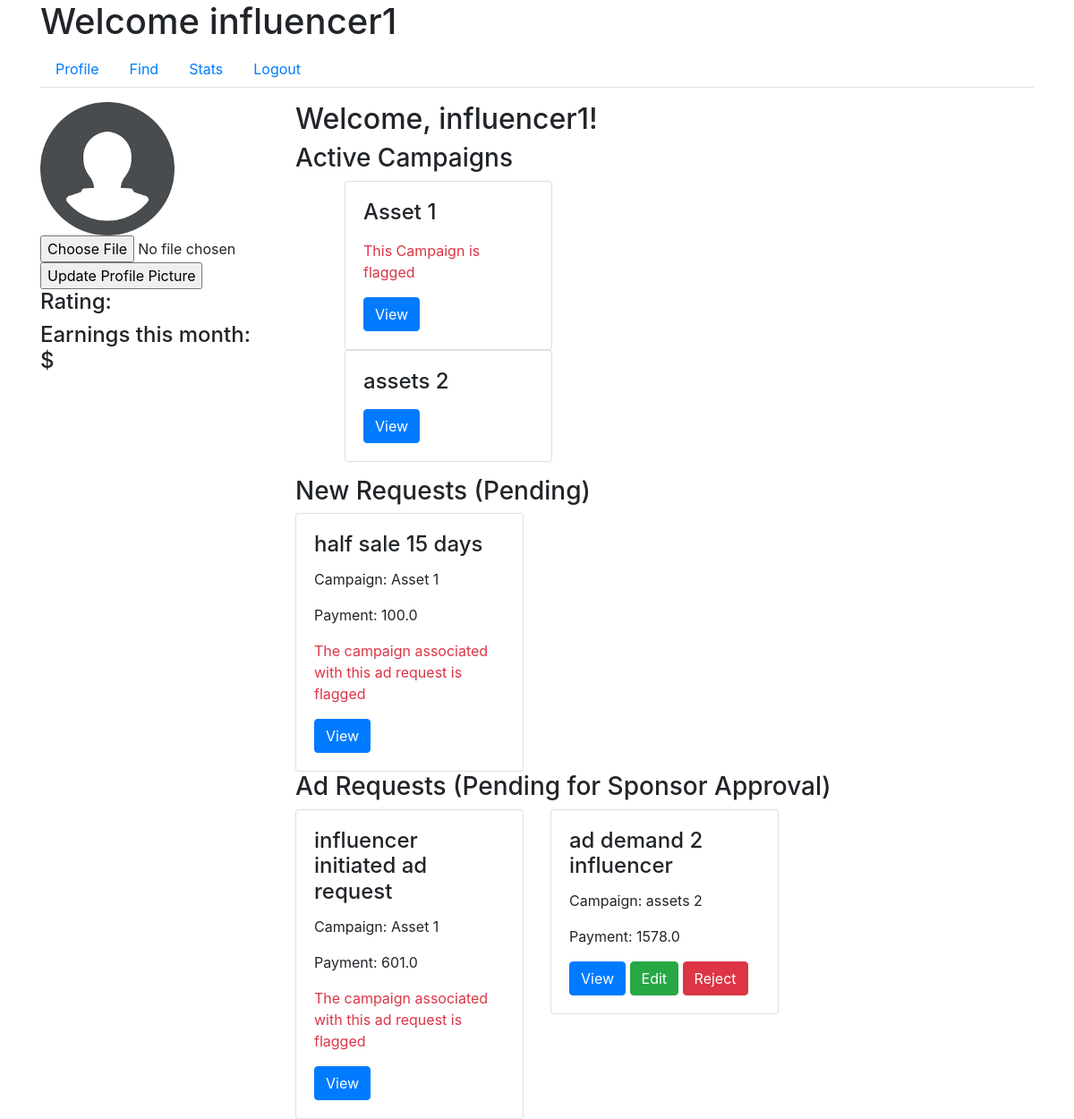
The app's page /influencer/profile (signed in), older data.
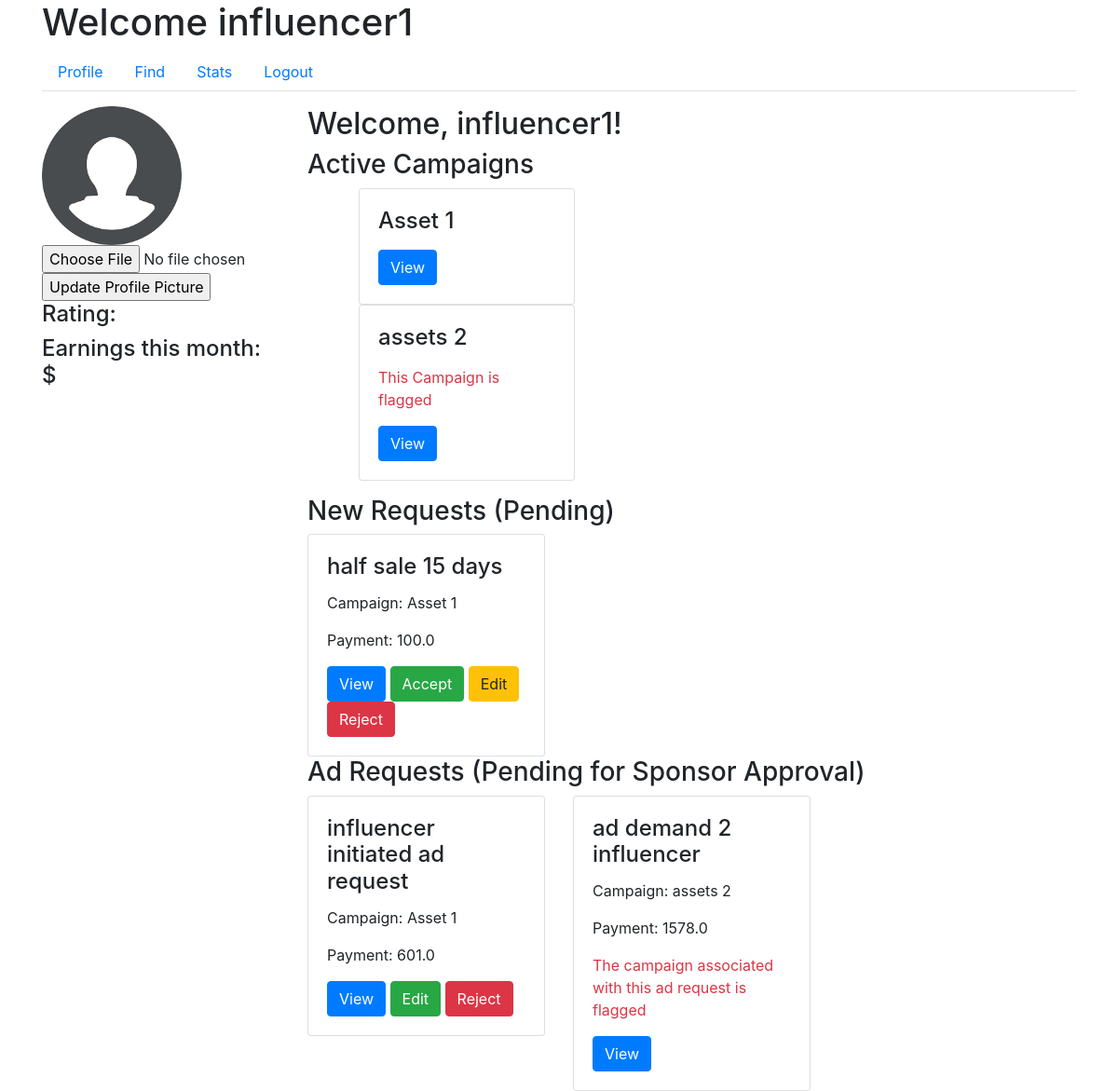
The same page, newer data.
### app/models.py (models this page shows, shortened)
class User(UserMixin, db.Model):
    id = db.Column(db.Integer, primary_key=True)
    username = db.Column(db.String(64), unique=True, nullable=False)
    email = db.Column(db.String(120), unique=True, nullable=False)
    password_hash = db.Column(db.String(128), nullable=False)
    role = db.Column(db.String(20), nullable=False)
    industry = db.Column(db.String(120))  # For Sponsors
    platforms = db.Column(db.Text)  # For Influencers
    category = db.Column(db.String(120))  # For Influencers
    niche = db.Column(db.String(120))  # For Influencers
    profile_pic = db.Column(db.String(20), nullable=False, default='download.png')
    flag = db.Column(db.Boolean, default=False, nullable=False)  # Add flag column

class Campaign(db.Model):
    id = db.Column(db.Integer, primary_key=True)
    name = db.Column(db.String(100), nullable=False)
    description = db.Column(db.Text, nullable=False)
    budget = db.Column(db.Float, nullable=False)
    visibility = db.Column(db.String(10), nullable=False)  # 'public', 'private'
    start_date = db.Column(db.Date, nullable=False)
    end_date = db.Column(db.Date, nullable=False)
    user_id = db.Column(db.Integer, db.ForeignKey('user.id'), nullable=False)
    ad_requests = db.relationship('AdRequest', backref='campaign', lazy=True)
    flag = db.Column(db.Boolean, default=False, nullable=False)  # Add flag column

class AdRequest(db.Model):
    id = db.Column(db.Integer, primary_key=True)
    campaign_id = db.Column(db.Integer, db.ForeignKey('campaign.id'), nullable=False)
    influencer_id = db.Column(db.Integer, db.ForeignKey('user.id'), nullable=False)
    requirements = db.Column(db.Text, nullable=False)
    payment_amount = db.Column(db.Float, nullable=False)
    status_influencer = db.Column(db.String(10), nullable=False)
    status_sponsor = db.Column(db.String(10), nullable=False)

### app/routes.py (the view)
@main.route('/influencer/profile')
@login_required
def influencer_profile():
    if current_user.role != 'influencer':
        return redirect(url_for('main.home'))
    influencer = current_user
    public_influencer = User.query.filter_by(username='Public').first()
    active_campaigns = Campaign.query.join(AdRequest, Campaign.id == AdRequest.campaign_id)\
    .filter(AdRequest.status_influencer == 'Accepted', ((AdRequest.influencer_id == influencer.id) | (AdRequest.influencer_id == public_influencer.id))).all()
    print(active_campaigns)
    new_requests = AdRequest.query.filter(
        (AdRequest.influencer_id == public_influencer.id) |
        (AdRequest.influencer_id == influencer.id),
        AdRequest.status_influencer == 'Pending'
    ).all()
    sponsor_pending_request = AdRequest.query.filter_by(influencer_id=influencer.id, status_sponsor='Pending').all()
    return render_template('influencer_profile.html',
                           influencer=influencer,
                           active_campaigns=active_campaigns,
                           new_requests=new_requests,
                           sponsor_pending_request=sponsor_pending_request)

### app/models.py (called while the page is built)
@login_manager.user_loader
def load_user(user_id):
    return User.query.get(int(user_id))

### app/templates/influencer_profile.html (shortened to what this page needs)
{% extends "influencer_dashboard.html" %}
{% block tab_content %}
<div class="row">
    <div class="col-md-3">
        <div class="profile-sidebar">
            <img src="{{ url_for('static', filename='profile_pics/' + current_user.profile_pic) }}" alt="Profile Picture">
            <form action="{{ url_for('main.update_profile_pic') }}" method="POST" enctype="multipart/form-data">
                <input type="file" name="profile_pic">
                <input type="submit" value="Update Profile Picture">
            </form>
            <div class="profile-stats">
                <h4>Rating: {{ influencer.rating }}</h4>
                <h4>Earnings this month: ${{ influencer.earnings }}</h4>
            </div>
        </div>
    </div>
    <div class="col-md-9">
        <div class="profile-main">
            <h2>Welcome, {{ current_user.username }}!</h2>
            <h3>Active Campaigns</h3>
            <ul>
                {% for campaign in active_campaigns %}
                <div class="col-md-4">
                    <div class="request-box card">
                        <div class="card-body">
                            <h4 class="card-title">{{ campaign.name }}</h4>
                            {% if campaign.flag == 1 %}
                                <p class="text-danger">This Campaign is flagged</p>
                            {% endif %}
                            <button class="btn btn-primary" data-toggle="modal" data-target="#campaignModal" data-id="{{ campaign.id }}">View</button>
                        </div>
                    </div>
                </div>
                {% endfor %}
            </ul>
            <h3>New Requests (Pending)</h3>
            <div class="row">
                {% for request in new_requests %}
                <div class="col-md-4">
                    <div class="request-box card">
                        <div class="card-body">
                            <h4 class="card-title">{{ request.requirements }}</h4>
                            <p class="card-text">Campaign: {{ request.campaign.name }}</p>
                            <p class="card-text">Payment: {{ request.payment_amount }}</p>
                            {% if request.campaign.flag == 1 %}
                                <p class="text-danger">The campaign associated with this ad request is flagged</p>
                            {% endif %}
                            <button class="btn btn-primary" data-toggle="modal" data-target="#adRequestModal" data-id="{{ request.id }}">View</button>
                            {% if request.campaign.flag == 0 %}
                                <a href="{{ url_for('main.accept_request_influencer', id=request.id) }}" class="btn btn-success">Accept</a>
                                <a href="{{ url_for('main.edit_ad_request_infl', id=request.id) }}" class="btn btn-warning">Edit</a>
                                <a href="{{ url_for('main.reject_request_influencer', id=request.id) }}" class="btn btn-danger">Reject</a>
                            {% endif %}
                        </div>
                    </div>
                </div>
                {% endfor %}
            </div>
            <h3>Ad Requests (Pending for Sponsor Approval)</h3>
            <div class="row">
                {% for request in sponsor_pending_request %}
                <div class="col-md-4">
                    <div class="request-box card">
                        <div class="card-body">
                            <h4 class="card-title">{{ request.requirements }}</h4>
                            <p class="card-text">Campaign: {{ request.campaign.name }}</p>
                            <p class="card-text">Payment: {{ request.payment_amount }}</p>
                            {% if request.campaign.flag == 1 %}
                                <p class="text-danger">The campaign associated with this ad request is flagged</p>
                            {% endif %}
                            <button class="btn btn-primary" data-toggle="modal" data-target="#adRequestModal" data-id="{{ request.id }}">View</button>
                            {% if request.campaign.flag == 0 %}
                                <a href="{{ url_for('main.edit_ad_request_infl', id=request.id) }}" class="btn btn-success">Edit</a>
                                <a href="{{ url_for('main.reject_request_influencer', id=request.id) }}" class="btn btn-danger">Reject</a>
                            {% endif %}
                        </div>
                    </div>
                </div>
                {% endfor %}
            </div>
        </div>
    </div>
</div>
{% endblock %}

### app/templates/influencer_dashboard.html (shortened to what this page needs)
{% extends "base.html" %}
{% block content %}
<h1>Welcome {{ current_user.username }}</h1>
<ul class="nav nav-tabs">
    <li class="nav-item">
        <a class="nav-link" href="{{ url_for('main.influencer_profile') }}">Profile</a>
    </li>
    <li class="nav-item">
        <a class="nav-link" href="{{ url_for('main.influencer_find') }}">Find</a>
    </li>
    <li class="nav-item">
        <a class="nav-link" href="{{ url_for('main.influencer_stats') }}">Stats</a>
    </li>
    <li class="nav-item">
        <a class="nav-link" href="{{ url_for('main.logout') }}">Logout</a>
    </li>
</ul>
<div class="tab-content mt-3">
    {% block tab_content %}{% endblock %}
</div>
{% endblock %}

### app/templates/base.html (shortened to what this page needs)
<!DOCTYPE html>
<html lang="en">
<head>
    <link rel="stylesheet" href="https://maxcdn.bootstrapcdn.com/bootstrap/4.0.0/css/bootstrap.min.css">
    <link href="https://stackpath.bootstrapcdn.com/bootstrap/4.3.1/css/bootstrap.min.css" rel="stylesheet">
    <link rel="stylesheet" href="{{ url_for('static', filename='css/styles.css') }}">
</head>
<body>
    <div class="container">
        {% block content %}{% endblock %}
    </div>
</body>
</html>

### app/static/css/styles.css (style rules this page uses)
.profile-sidebar img { max-width: 150px; max-height: 150px; object-fit: cover; }

Row changes from the older to the newer data that the page shows:
changed Campaign "Asset 1": no longer shows "This Campaign is flagged"
changed Campaign "assets 2": now shows "This Campaign is flagged"
computed for AdRequest "half sale 15 days": text "The campaign associated with this ad request is flagged" → "Accept Edit Reject"
computed for AdRequest "influencer initiated ad request": text "The campaign associated with this ad request is flagged" → "Edit Reject"
computed for AdRequest "ad demand 2 influencer": text "Edit Reject" → "The campaign associated with this ad request is flagged"
